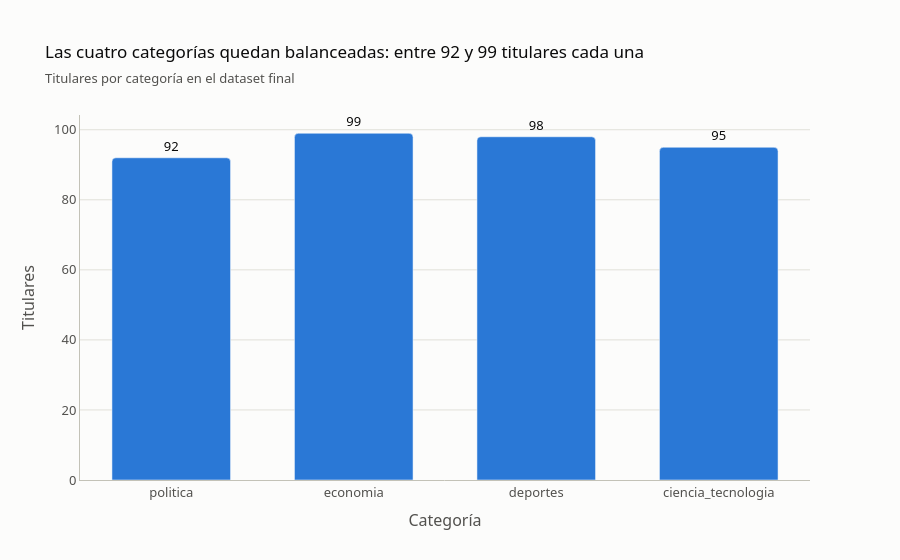

Notebook code cell kept with this figure:
### Markdown cell above
### Gráfico 1 · ¿Las categorías quedan balanceadas?

Para el fine-tune de la Parte 2 conviene que ninguna categoría domine: si una tuviera el doble de ejemplos que otra, el modelo tendería a predecirla de más.

### Code cell
conteo = noticias["etiqueta"].value_counts().reindex(CATEGORIAS)
if conteo.max() <= 1.25 * conteo.min():
    titulo = f"Las cuatro categorías quedan balanceadas: entre {conteo.min()} y {conteo.max()} titulares cada una"
else:
    titulo = f"{conteo.idxmax()} tiene {conteo.max() / conteo.min():.1f} veces más titulares que {conteo.idxmin()}"

fig = px.bar(conteo.rename_axis("etiqueta").reset_index(name="titulares"), x="etiqueta", y="titulares",
             text="titulares", title=titulo, color_discrete_sequence=[AZUL],
             labels={"etiqueta": "Categoría", "titulares": "Titulares"})
fig.update_traces(textposition="outside", cliponaxis=False, hovertemplate="%{x}: %{y} titulares<extra></extra>")
mostrar(fig, "Titulares por categoría en el dataset final")

### Figure 1 — Plotly figure (JSON) as saved in the notebook; plotly's stock layout.template omitted (floating-point values rounded to 4 significant figures)
{"data": [{"cliponaxis": false, "hovertemplate": "%{x}: %{y} titulares<extra></extra>", "legendgroup": "", "marker": {"color": "#2a78d6", "pattern": {"shape": ""}}, "name": "", "orientation": "v", "showlegend": false, "text": [92.0, 99.0, 98.0, 95.0], "textposition": "outside", "type": "bar", "x": ["politica", "economia", "deportes", "ciencia_tecnologia"], "xaxis": "x", "y": [92, 99, 98, 95], "yaxis": "y"}], "layout": {"barcornerradius": 4, "bargap": 0.35, "barmode": "relative", "font": {"color": "#0b0b0b", "family": "system-ui, 'Segoe UI', sans-serif", "size": 13}, "legend": {"tracegroupgap": 0}, "margin": {"r": 90, "t": 115}, "paper_bgcolor": "#fcfcfb", "plot_bgcolor": "#fcfcfb", "title": {"font": {"size": 17}, "subtitle": {"font": {"color": "#52514e", "size": 13}, "text": "Titulares por categoría en el dataset final"}, "text": "Las cuatro categorías quedan balanceadas: entre 92 y 99 titulares cada una"}, "xaxis": {"anchor": "y", "domain": [0, 1], "linecolor": "#c3c2b7", "tickfont": {"color": "#52514e"}, "ticks": "", "title": {"font": {"color": "#52514e"}, "text": "Categoría"}}, "yaxis": {"anchor": "x", "domain": [0, 1], "gridcolor": "#e1e0d9", "linecolor": "#c3c2b7", "showgrid": true, "tickfont": {"color": "#52514e"}, "ticks": "", "title": {"font": {"color": "#52514e"}, "text": "Titulares"}}}}
